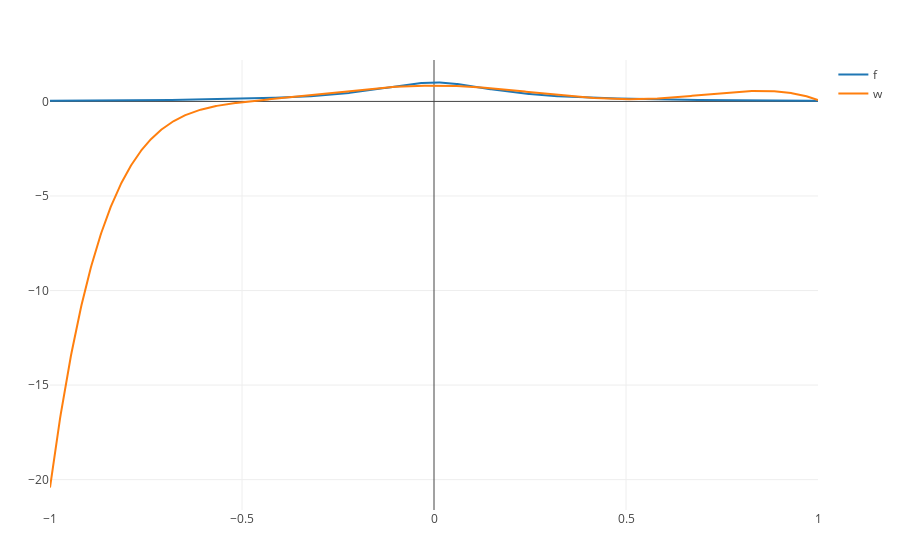

This figure's notebook cell:
### Code cell
y2 = map(w, xs)
data2 = scatter( ; x = xs, y = y2, mode = "lines", name = "w")
plot([data1,data2])

### Figure 1 — Plotly figure (JSON) as saved in the notebook; plotly's stock layout.template omitted (floating-point values rounded to 4 significant figures; data arrays with more than 128 entries replaced by an {"elided": "..."} marker saying what was removed)
{"data": [{"y": {"elided": "1000 float values"}, "name": "f", "type": "scatter", "x": {"elided": "1000 float values"}, "mode": "lines"}, {"y": {"elided": "1000 float values"}, "name": "w", "type": "scatter", "x": {"elided": "1000 float values"}, "mode": "lines"}], "layout": {"margin": {"r": 50, "l": 50, "b": 50, "t": 60}}}
